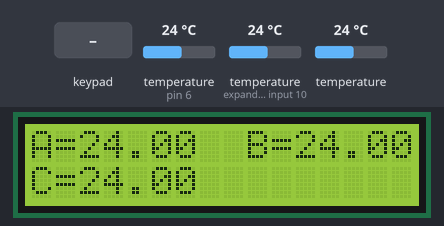
The sketch below on a simulated Arduino Uno, built with avr-gcc and run on an emulated ATmega328P. Shown: 16×2 character LCD. The test bench sets the inputs (shaded band); at power-on: temperature (sensors on pin 6, expander input 10) 24 °C, temperature 24 °C. What the sketch prints to the serial monitor is not drawn.

Above: at 2.5 s.
2.6 s: key 'U' pressed
At 4.7 s:
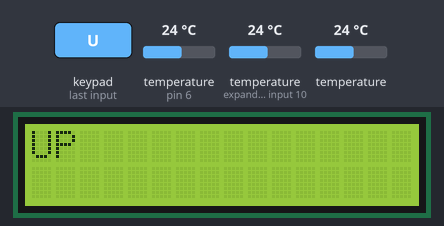
7.0 s: key 'D' pressed
At 8.6 s:
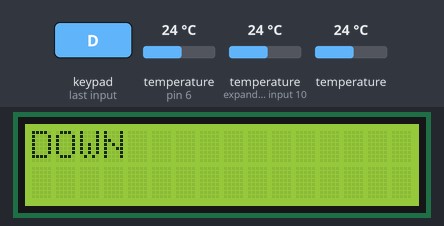
10.6 s: key 'L' pressed
At 11.4 s:
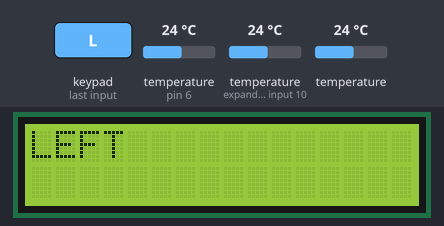
14.3 s: key 'R' pressed
At 15.5 s:
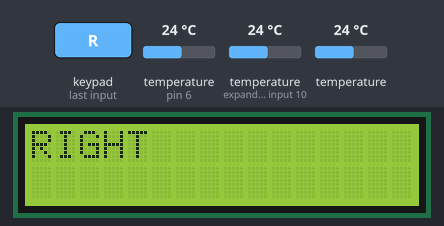
17.9 s: key 'S' pressed
At 19.5 s:
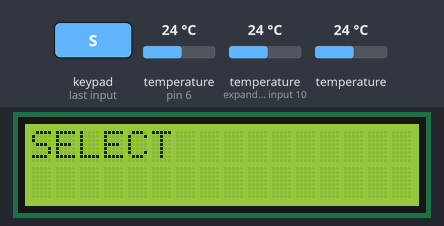
21.6 s: temperature (sensor on pin 6) set to 12 °C
At 25.1 s:
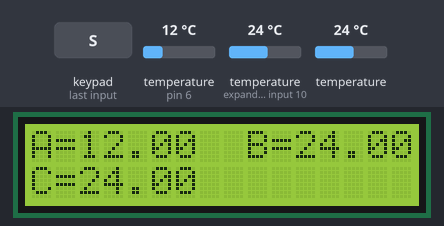
Timing chart, 0 to 26.2 s (numbered marks = the images above; inputs shaded):
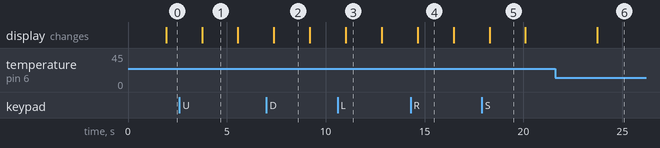

The sketch:

I2CLCDOneWireThermometer.ino
```cpp
/*********************

Example code for the Adafruit RGB Character LCD Shield and Library

This code displays text on the shield, and also reads the buttons on the keypad.
When a button is pressed, the backlight changes color.

**********************/

// include the library code:
#include <Wire.h>
#include <Adafruit_RGBLCDShield.h>
#include <OneWire.h>
#include <DallasTemperature.h>

// The shield uses the I2C SCL and SDA pins. On classic Arduinos
// this is Analog 4 and 5 so you can't use those for analogRead() anymore
// However, you can connect other I2C sensors to the I2C bus and share
// the I2C bus.
Adafruit_RGBLCDShield lcd = Adafruit_RGBLCDShield();

// Data wire is plugged into pin 2 on the Arduino
#define ONE_WIRE_BUS 6

// Setup a oneWire instance to communicate with any OneWire devices (not just Maxim/Dallas temperature ICs)
OneWire oneWire(ONE_WIRE_BUS);

// Pass our oneWire reference to Dallas Temperature.
DallasTemperature sensors(&oneWire);

long counter;

void setup() {
  // Debugging output
  Serial.begin(9600);
  DeviceAddress tempDeviceAddress;
  // set up the LCD's number of columns and rows:
  lcd.begin(16, 2);
  // Start up the library
  sensors.begin(); // IC Default 9 bit. If you have troubles consider upping it 12. Ups the delay giving the IC more time to process the temperature measurement
  sensors.getAddress(tempDeviceAddress, 0);
  sensors.setResolution(tempDeviceAddress, 12);
  sensors.getAddress(tempDeviceAddress, 1);
  sensors.setResolution(tempDeviceAddress, 12);
  sensors.getAddress(tempDeviceAddress, 2);
  sensors.setResolution(tempDeviceAddress, 12);

}

uint8_t i=0;
void loop() {
  // set the cursor to column 0, line 1
  // (note: line 1 is the second row, since counting begins with 0):
  //lcd.setCursor(0, 1);

    counter++;
  // call sensors.requestTemperatures() to issue a global temperature
  // request to all devices on the bus
  sensors.requestTemperatures(); // Send the command to get temperatures
  Serial.print(counter);
  Serial.print("|");
  double temp = sensors.getTempCByIndex(0);
  Serial.print(temp);
   Serial.print("|");
  double temp2 = sensors.getTempCByIndex(1);
  Serial.print(temp2);
   Serial.print("|");
  double temp3 = sensors.getTempCByIndex(2);
 Serial.print(temp3);
  Serial.print("\n");
  delay(1000);
  lcd.setCursor(0,0);
  lcd.print("A=");
  lcd.print(temp);
  lcd.setCursor(9,0);
  lcd.print("B=");
  lcd.print(temp2);
   lcd.setCursor(0,1);
  lcd.print("C=");
  lcd.print(temp3);


  uint8_t buttons = lcd.readButtons();

  if (buttons) {
    lcd.clear();
    lcd.setCursor(0,0);
    if (buttons & BUTTON_UP) {
      lcd.print("UP ");

    }
    if (buttons & BUTTON_DOWN) {
      lcd.print("DOWN ");

    }
    if (buttons & BUTTON_LEFT) {
      lcd.print("LEFT ");

    }
    if (buttons & BUTTON_RIGHT) {
      lcd.print("RIGHT ");

    }
    if (buttons & BUTTON_SELECT) {
      lcd.print("SELECT ");

    }
  }
}
```

Measured:
- after the input at 2.6 s, the display: changes after 1.1 s (image 1)
- after the input at 7.0 s, the display: changes after 0.38 s (image 2)
- after the input at 10.6 s, the display: changes after 0.42 s (image 3)
- after the input at 14.3 s, the display: changes after 0.35 s (image 4)
- after the input at 17.9 s, the display: changes after 0.39 s (image 5)
- after the input at 21.6 s, the display: changes after 2.1 s (image 6)
- what the display in image 1 shows lasts 1.9 s, from 3.7 s to 5.6 s
